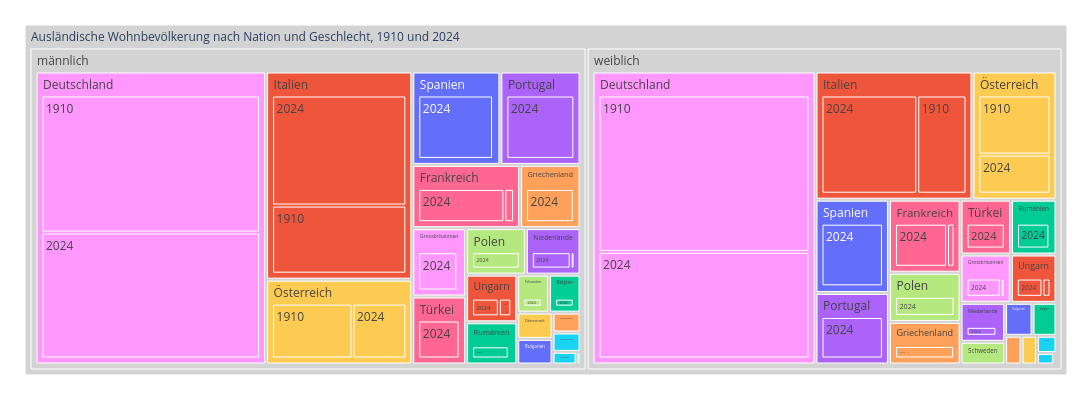

Notebook code cell kept with this figure:
### Markdown cell above
##### Ausländische Wohnbevölkerung nach Nation und Geschlecht

### Code cell
treeMap2= mypy_dv.plot_px_treemap(
    data=myTM.reset_index()
    ,levels=['SexLang','NationHistLang','Jahr_nbr']
    ,values="AnzBestWir"
    ,color="NationHistLang"
    #, color_continuous_scale='Blues'
    ,color_discrete_map={'(?)':'lightgrey', 'Wohnen':'lightblue'}   
    ,height=400
    ,width=1100               
    #,margin_val_bottom=25
    ,myHeaderTitle="Ausländische Wohnbevölkerung nach Nation und Geschlecht, "+str(myTM.reset_index().Jahr_nbr.min()) +" und " +str(myTM.reset_index().Jahr_nbr.max())
)
treeMap2

### Figure 1 — Plotly figure (JSON) as saved in the notebook; plotly's stock layout.template omitted (floating-point values rounded to 4 significant figures)
{"data": [{"branchvalues": "total", "customdata": [["Belgien"], ["Niederlande"], ["Belgien"], ["Griechenland"], ["Belgien"], ["Norwegen"], ["Frankreich"], ["Frankreich"], ["Schweden"], ["Grossbritannien"], ["Österreich"], ["Bulgarien"], ["Grossbritannien"], ["Griechenland"], ["Ungarn"], ["Bulgarien"], ["Rumänien"], ["Portugal"], ["Liechtenstein"], ["Österreich"], ["Norwegen"], ["Niederlande"], ["Luxemburg"], ["Türkei"], ["Ungarn"], ["Portugal"], ["Luxemburg"], ["Rumänien"], ["Grossbritannien"], ["Polen"], ["Deutschland"], ["Frankreich"], ["Dänemark"], ["Bulgarien"], ["Spanien"], ["Spanien"], ["Türkei"], ["Rumänien"], ["Schweden"], ["Polen"], ["Spanien"], ["Liechtenstein"], ["Luxemburg"], ["Italien"], ["Rumänien"], ["Portugal"], ["Griechenland"], ["Deutschland"], ["Ungarn"], ["Norwegen"], ["Deutschland"], ["Frankreich"], ["Niederlande"], ["Luxemburg"], ["Österreich"], ["Ungarn"], ["Schweden"], ["Belgien"], ["Türkei"], ["Dänemark"], ["Spanien"], ["Deutschland"], ["Italien"], ["Dänemark"], ["Italien"], ["Italien"], ["Jugoslawien"], ["Liechtenstein"], ["Grossbritannien"], ["Jugoslawien"], ["Portugal"], ["Norwegen"], ["Liechtenstein"], ["Schweden"], ["Bulgarien"], ["Niederlande"], ["Türkei"], ["Dänemark"], ["Griechenland"], ["Österreich"], ["Belgien"], ["Belgien"], ["Bulgarien"], ["Bulgarien"], ["Deutschland"], ["Deutschland"], ["Dänemark"], ["Dänemark"], ["Frankreich"], ["Frankreich"], ["Griechenland"], ["Griechenland"], ["Grossbritannien"], ["Grossbritannien"], ["Italien"], ["Italien"], ["Jugoslawien"], ["Jugoslawien"], ["Liechtenstein"], ["Liechtenstein"], ["Luxemburg"], ["Luxemburg"], ["Niederlande"], ["Niederlande"], ["Norwegen"], ["Norwegen"], ["Polen"], ["Polen"], ["Portugal"], ["Portugal"], ["Rumänien"], ["Rumänien"], ["Schweden"], ["Schweden"], ["Spanien"], ["Spanien"], ["Türkei"], ["Türkei"], ["Ungarn"], ["Ungarn"], ["Österreich"], ["Österreich"], ["(?)"], ["(?)"], ["(?)"]], "domain": {"x": [0, 1], "y": [0, 1]}, "hovertemplate": "%{label}<br><br>Anzahl:<br>%{value}<extra></extra>", "ids": ["Ausländische Wohnbevölkerung nach Nation und Geschlecht, 1910 und 2024/weiblich/Belgien/1910", "Ausländische Wohnbevölkerung nach Nation und Geschlecht, 1910 und 2024/weiblich/Niederlande/2024", "Ausländische Wohnbevölkerung nach Nation und Geschlecht, 1910 und 2024/männlich/Belgien/2024", "Ausländische Wohnbevölkerung nach Nation und Geschlecht, 1910 und 2024/weiblich/Griechenland/1910", "Ausländische Wohnbevölkerung nach Nation und Geschlecht, 1910 und 2024/männlich/Belgien/1910", "Ausländische Wohnbevölkerung nach Nation und Geschlecht, 1910 und 2024/männlich/Norwegen/2024", "Ausländische Wohnbevölkerung nach Nation und Geschlecht, 1910 und 2024/männlich/Frankreich/2024", "Ausländische Wohnbevölkerung nach Nation und Geschlecht, 1910 und 2024/männlich/Frankreich/1910", "Ausländische Wohnbevölkerung nach Nation und Geschlecht, 1910 und 2024/weiblich/Schweden/2024", "Ausländische Wohnbevölkerung nach Nation und Geschlecht, 1910 und 2024/männlich/Grossbritannien/1910", "Ausländische Wohnbevölkerung nach Nation und Geschlecht, 1910 und 2024/weiblich/Österreich/2024", "Ausländische Wohnbevölkerung nach Nation und Geschlecht, 1910 und 2024/männlich/Bulgarien/1910", "Ausländische Wohnbevölkerung nach Nation und Geschlecht, 1910 und 2024/weiblich/Grossbritannien/1910", "Ausländische Wohnbevölkerung nach Nation und Geschlecht, 1910 und 2024/männlich/Griechenland/2024", "Ausländische Wohnbevölkerung nach Nation und Geschlecht, 1910 und 2024/männlich/Ungarn/1910", "Ausländische Wohnbevölkerung nach Nation und Geschlecht, 1910 und 2024/weiblich/Bulgarien/2024", "Ausländische Wohnbevölkerung nach Nation und Geschlecht, 1910 und 2024/weiblich/Rumänien/2024", "Ausländische Wohnbevölkerung nach Nation und Geschlecht, 1910 und 2024/weiblich/Portugal/1910", "Ausländische Wohnbevölkerung nach Nation und Geschlecht, 1910 und 2024/weiblich/Liechtenstein/2024", "Ausländische Wohnbevölkerung nach Nation und Geschlecht, 1910 und 2024/männlich/Österreich/1910", "Ausländische Wohnbevölkerung nach Nation und Geschlecht, 1910 und 2024/männlich/Norwegen/1910", "Ausländische Wohnbevölkerung nach Nation und Geschlecht, 1910 und 2024/männlich/Niederlande/1910", "Ausländische Wohnbevölkerung nach Nation und Geschlecht, 1910 und 2024/weiblich/Luxemburg/2024", "Ausländische Wohnbevölkerung nach Nation und Geschlecht, 1910 und 2024/männlich/Türkei/2024", "Ausländische Wohnbevölkerung nach Nation und Geschlecht, 1910 und 2024/weiblich/Ungarn/2024", "Ausländische Wohnbevölkerung nach Nation und Geschlecht, 1910 und 2024/männlich/Portugal/1910", "Ausländische Wohnbevölkerung nach Nation und Geschlecht, 1910 und 2024/männlich/Luxemburg/2024", "Ausländische Wohnbevölkerung nach Nation und Geschlecht, 1910 und 2024/männlich/Rumänien/1910", "Ausländische Wohnbevölkerung nach Nation und Geschlecht, 1910 und 2024/weiblich/Grossbritannien/2024", "Ausländische Wohnbevölkerung nach Nation und Geschlecht, 1910 und 2024/männlich/Polen/2024", "Ausländische Wohnbevölkerung nach Nation und Geschlecht, 1910 und 2024/weiblich/Deutschland/1910", "Ausländische Wohnbevölkerung nach Nation und Geschlecht, 1910 und 2024/weiblich/Frankreich/1910", "Ausländische Wohnbevölkerung nach Nation und Geschlecht, 1910 und 2024/weiblich/Dänemark/1910", "Ausländische Wohnbevölkerung nach Nation und Geschlecht, 1910 und 2024/weiblich/Bulgarien/1910", "Ausländische Wohnbevölkerung nach Nation und Geschlecht, 1910 und 2024/männlich/Spanien/1910", "Ausländische Wohnbevölkerung nach Nation und Geschlecht, 1910 und 2024/weiblich/Spanien/1910", "Ausländische Wohnbevölkerung nach Nation und Geschlecht, 1910 und 2024/weiblich/Türkei/2024", "Ausländische Wohnbevölkerung nach Nation und Geschlecht, 1910 und 2024/männlich/Rumänien/2024", "Ausländische Wohnbevölkerung nach Nation und Geschlecht, 1910 und 2024/männlich/Schweden/1910", "Ausländische Wohnbevölkerung nach Nation und Geschlecht, 1910 und 2024/weiblich/Polen/2024", "Ausländische Wohnbevölkerung nach Nation und Geschlecht, 1910 und 2024/männlich/Spanien/2024", "Ausländische Wohnbevölkerung nach Nation und Geschlecht, 1910 und 2024/weiblich/Liechtenstein/1910", "Ausländische Wohnbevölkerung nach Nation und Geschlecht, 1910 und 2024/männlich/Luxemburg/1910", "Ausländische Wohnbevölkerung nach Nation und Geschlecht, 1910 und 2024/weiblich/Italien/2024", "Ausländische Wohnbevölkerung nach Nation und Geschlecht, 1910 und 2024/weiblich/Rumänien/1910", "Ausländische Wohnbevölkerung nach Nation und Geschlecht, 1910 und 2024/männlich/Portugal/2024", "Ausländische Wohnbevölkerung nach Nation und Geschlecht, 1910 und 2024/männlich/Griechenland/1910", "Ausländische Wohnbevölkerung nach Nation und Geschlecht, 1910 und 2024/männlich/Deutschland/1910", "Ausländische Wohnbevölkerung nach Nation und Geschlecht, 1910 und 2024/männlich/Ungarn/2024", "Ausländische Wohnbevölkerung nach Nation und Geschlecht, 1910 und 2024/weiblich/Norwegen/2024", "Ausländische Wohnbevölkerung nach Nation und Geschlecht, 1910 und 2024/männlich/Deutschland/2024", "Ausländische Wohnbevölkerung nach Nation und Geschlecht, 1910 und 2024/weiblich/Frankreich/2024", "Ausländische Wohnbevölkerung nach Nation und Geschlecht, 1910 und 2024/männlich/Niederlande/2024", "Ausländische Wohnbevölkerung nach Nation und Geschlecht, 1910 und 2024/weiblich/Luxemburg/1910", "Ausländische Wohnbevölkerung nach Nation und Geschlecht, 1910 und 2024/männlich/Österreich/2024", "Ausländische Wohnbevölkerung nach Nation und Geschlecht, 1910 und 2024/weiblich/Ungarn/1910", "Ausländische Wohnbevölkerung nach Nation und Geschlecht, 1910 und 2024/weiblich/Schweden/1910", "Ausländische Wohnbevölkerung nach Nation und Geschlecht, 1910 und 2024/weiblich/Belgien/2024", "Ausländische Wohnbevölkerung nach Nation und Geschlecht, 1910 und 2024/männlich/Türkei/1910", "Ausländische Wohnbevölkerung nach Nation und Geschlecht, 1910 und 2024/männlich/Dänemark/2024", "Ausländische Wohnbevölkerung nach Nation und Geschlecht, 1910 und 2024/weiblich/Spanien/2024", "Ausländische Wohnbevölkerung nach Nation und Geschlecht, 1910 und 2024/weiblich/Deutschland/2024", "Ausländische Wohnbevölkerung nach Nation und Geschlecht, 1910 und 2024/weiblich/Italien/1910", "Ausländische Wohnbevölkerung nach Nation und Geschlecht, 1910 und 2024/männlich/Dänemark/1910", "Ausländische Wohnbevölkerung nach Nation und Geschlecht, 1910 und 2024/männlich/Italien/2024", "Ausländische Wohnbevölkerung nach Nation und Geschlecht, 1910 und 2024/männlich/Italien/1910", "Ausländische Wohnbevölkerung nach Nation und Geschlecht, 1910 und 2024/weiblich/Jugoslawien/1910", "Ausländische Wohnbevölkerung nach Nation und Geschlecht, 1910 und 2024/männlich/Liechtenstein/2024", "Ausländische Wohnbevölkerung nach Nation und Geschlecht, 1910 und 2024/männlich/Grossbritannien/2024", "Ausländische Wohnbevölkerung nach Nation und Geschlecht, 1910 und 2024/männlich/Jugoslawien/1910", "Ausländische Wohnbevölkerung nach Nation und Geschlecht, 1910 und 2024/weiblich/Portugal/2024", "Ausländische Wohnbevölkerung nach Nation und Geschlecht, 1910 und 2024/weiblich/Norwegen/1910", "Ausländische Wohnbevölkerung nach Nation und Geschlecht, 1910 und 2024/männlich/Liechtenstein/1910", "Ausländische Wohnbevölkerung nach Nation und Geschlecht, 1910 und 2024/männlich/Schweden/2024", "Ausländische Wohnbevölkerung nach Nation und Geschlecht, 1910 und 2024/männlich/Bulgarien/2024", "Ausländische Wohnbevölkerung nach Nation und Geschlecht, 1910 und 2024/weiblich/Niederlande/1910", "Ausländische Wohnbevölkerung nach Nation und Geschlecht, 1910 und 2024/weiblich/Türkei/1910", "Ausländische Wohnbevölkerung nach Nation und Geschlecht, 1910 und 2024/weiblich/Dänemark/2024", "Ausländische Wohnbevölkerung nach Nation und Geschlecht, 1910 und 2024/weiblich/Griechenland/2024", "Ausländische Wohnbevölkerung nach Nation und Geschlecht, 1910 und 2024/weiblich/Österreich/1910", "Ausländische Wohnbevölkerung nach Nation und Geschlecht, 1910 und 2024/männlich/Belgien", "Ausländische Wohnbevölkerung nach Nation und Geschlecht, 1910 und 2024/weiblich/Belgien", "Ausländische Wohnbevölkerung nach Nation und Geschlecht, 1910 und 2024/männlich/Bulgarien", "Ausländische Wohnbevölkerung nach Nation und Geschlecht, 1910 und 2024/weiblich/Bulgarien", "Ausländische Wohnbevölkerung nach Nation und Geschlecht, 1910 und 2024/männlich/Deutschland", "Ausländische Wohnbevölkerung nach Nation und Geschlecht, 1910 und 2024/weiblich/Deutschland", "Ausländische Wohnbevölkerung nach Nation und Geschlecht, 1910 und 2024/männlich/Dänemark", "Ausländische Wohnbevölkerung nach Nation und Geschlecht, 1910 und 2024/weiblich/Dänemark", "Ausländische Wohnbevölkerung nach Nation und Geschlecht, 1910 und 2024/männlich/Frankreich", "Ausländische Wohnbevölkerung nach Nation und Geschlecht, 1910 und 2024/weiblich/Frankreich", "Ausländische Wohnbevölkerung nach Nation und Geschlecht, 1910 und 2024/männlich/Griechenland", "Ausländische Wohnbevölkerung nach Nation und Geschlecht, 1910 und 2024/weiblich/Griechenland", "Ausländische Wohnbevölkerung nach Nation und Geschlecht, 1910 und 2024/männlich/Grossbritannien", "Ausländische Wohnbevölkerung nach Nation und Geschlecht, 1910 und 2024/weiblich/Grossbritannien", "Ausländische Wohnbevölkerung nach Nation und Geschlecht, 1910 und 2024/männlich/Italien", "Ausländische Wohnbevölkerung nach Nation und Geschlecht, 1910 und 2024/weiblich/Italien", "Ausländische Wohnbevölkerung nach Nation und Geschlecht, 1910 und 2024/männlich/Jugoslawien", "Ausländische Wohnbevölkerung nach Nation und Geschlecht, 1910 und 2024/weiblich/Jugoslawien", "Ausländische Wohnbevölkerung nach Nation und Geschlecht, 1910 und 2024/männlich/Liechtenstein", "Ausländische Wohnbevölkerung nach Nation und Geschlecht, 1910 und 2024/weiblich/Liechtenstein", "Ausländische Wohnbevölkerung nach Nation und Geschlecht, 1910 und 2024/männlich/Luxemburg", "Ausländische Wohnbevölkerung nach Nation und Geschlecht, 1910 und 2024/weiblich/Luxemburg", "Ausländische Wohnbevölkerung nach Nation und Geschlecht, 1910 und 2024/männlich/Niederlande", "Ausländische Wohnbevölkerung nach Nation und Geschlecht, 1910 und 2024/weiblich/Niederlande", "Ausländische Wohnbevölkerung nach Nation und Geschlecht, 1910 und 2024/männlich/Norwegen", "Ausländische Wohnbevölkerung nach Nation und Geschlecht, 1910 und 2024/weiblich/Norwegen", "Ausländische Wohnbevölkerung nach Nation und Geschlecht, 1910 und 2024/männlich/Polen", "Ausländische Wohnbevölkerung nach Nation und Geschlecht, 1910 und 2024/weiblich/Polen", "Ausländische Wohnbevölkerung nach Nation und Geschlecht, 1910 und 2024/männlich/Portugal", "Ausländische Wohnbevölkerung nach Nation und Geschlecht, 1910 und 2024/weiblich/Portugal", "Ausländische Wohnbevölkerung nach Nation und Geschlecht, 1910 und 2024/männlich/Rumänien", "Ausländische Wohnbevölkerung nach Nation und Geschlecht, 1910 und 2024/weiblich/Rumänien", "Ausländische Wohnbevölkerung nach Nation und Geschlecht, 1910 und 2024/männlich/Schweden", "Ausländische Wohnbevölkerung nach Nation und Geschlecht, 1910 und 2024/weiblich/Schweden", "Ausländische Wohnbevölkerung nach Nation und Geschlecht, 1910 und 2024/männlich/Spanien", "Ausländische Wohnbevölkerung nach Nation und Geschlecht, 1910 und 2024/weiblich/Spanien", "Ausländische Wohnbevölkerung nach Nation und Geschlecht, 1910 und 2024/männlich/Türkei", "Ausländische Wohnbevölkerung nach Nation und Geschlecht, 1910 und 2024/weiblich/Türkei", "Ausländische Wohnbevölkerung nach Nation und Geschlecht, 1910 und 2024/männlich/Ungarn", "Ausländische Wohnbevölkerung nach Nation und Geschlecht, 1910 und 2024/weiblich/Ungarn", "Ausländische Wohnbevölkerung nach Nation und Geschlecht, 1910 und 2024/männlich/Österreich", "Ausländische Wohnbevölkerung nach Nation und Geschlecht, 1910 und 2024/weiblich/Österreich", "Ausländische Wohnbevölkerung nach Nation und Geschlecht, 1910 und 2024/männlich", "Ausländische Wohnbevölkerung nach Nation und Geschlecht, 1910 und 2024/weiblich", "Ausländische Wohnbevölkerung nach Nation und Geschlecht, 1910 und 2024"], "labels": ["1910", "2024", "2024", "1910", "1910", "2024", "2024", "1910", "2024", "1910", "2024", "1910", "1910", "2024", "1910", "2024", "2024", "1910", "2024", "1910", "1910", "1910", "2024", "2024", "2024", "1910", "2024", "1910", "2024", "2024", "1910", "1910", "1910", "1910", "1910", "1910", "2024", "2024", "1910", "2024", "2024", "1910", "1910", "2024", "1910", "2024", "1910", "1910", "2024", "2024", "2024", "2024", "2024", "1910", "2024", "1910", "1910", "2024", "1910", "2024", "2024", "2024", "1910", "1910", "2024", "1910", "1910", "2024", "2024", "1910", "2024", "1910", "1910", "2024", "2024", "1910", "1910", "2024", "2024", "1910", "Belgien", "Belgien", "Bulgarien", "Bulgarien", "Deutschland", "Deutschland", "Dänemark", "Dänemark", "Frankreich", "Frankreich", "Griechenland", "Griechenland", "Grossbritannien", "Grossbritannien", "Italien", "Italien", "Jugoslawien", "Jugoslawien", "Liechtenstein", "Liechtenstein", "Luxemburg", "Luxemburg", "Niederlande", "Niederlande", "Norwegen", "Norwegen", "Polen", "Polen", "Portugal", "Portugal", "Rumänien", "Rumänien", "Schweden", "Schweden", "Spanien", "Spanien", "Türkei", "Türkei", "Ungarn", "Ungarn", "Österreich", "Österreich", "männlich", "weiblich", "Ausländische Wohnbevölkerung nach Nation und Geschlecht, 1910 und 2024"], "marker": {"colors": ["#00cc96", "#ab63fa", "#00cc96", "#FFA15A", "#00cc96", "#19d3f3", "#FF6692", "#FF6692", "#B6E880", "#FF97FF", "#FECB52", "#636efa", "#FF97FF", "#FFA15A", "#EF553B", "#636efa", "#00cc96", "#ab63fa", "#FFA15A", "#FECB52", "#19d3f3", "#ab63fa", "#19d3f3", "#FF6692", "#EF553B", "#ab63fa", "#19d3f3", "#00cc96", "#FF97FF", "#B6E880", "#FF97FF", "#FF6692", "#FECB52", "#636efa", "#636efa", "#636efa", "#FF6692", "#00cc96", "#B6E880", "#B6E880", "#636efa", "#FFA15A", "#19d3f3", "#EF553B", "#00cc96", "#ab63fa", "#FFA15A", "#FF97FF", "#EF553B", "#19d3f3", "#FF97FF", "#FF6692", "#ab63fa", "#19d3f3", "#FECB52", "#EF553B", "#B6E880", "#00cc96", "#FF6692", "#FECB52", "#636efa", "#FF97FF", "#EF553B", "#FECB52", "#EF553B", "#EF553B", "#00cc96", "#FFA15A", "#FF97FF", "#00cc96", "#ab63fa", "#19d3f3", "#FFA15A", "#B6E880", "#636efa", "#ab63fa", "#FF6692", "#FECB52", "#FFA15A", "#FECB52", "#00cc96", "#00cc96", "#636efa", "#636efa", "#FF97FF", "#FF97FF", "#FECB52", "#FECB52", "#FF6692", "#FF6692", "#FFA15A", "#FFA15A", "#FF97FF", "#FF97FF", "#EF553B", "#EF553B", "#00cc96", "#00cc96", "#FFA15A", "#FFA15A", "#19d3f3", "#19d3f3", "#ab63fa", "#ab63fa", "#19d3f3", "#19d3f3", "#B6E880", "#B6E880", "#ab63fa", "#ab63fa", "#00cc96", "#00cc96", "#B6E880", "#B6E880", "#636efa", "#636efa", "#FF6692", "#FF6692", "#EF553B", "#EF553B", "#FECB52", "#FECB52", "lightgrey", "lightgrey", "lightgrey"]}, "name": "", "parents": ["Ausländische Wohnbevölkerung nach Nation und Geschlecht, 1910 und 2024/weiblich/Belgien", "Ausländische Wohnbevölkerung nach Nation und Geschlecht, 1910 und 2024/weiblich/Niederlande", "Ausländische Wohnbevölkerung nach Nation und Geschlecht, 1910 und 2024/männlich/Belgien", "Ausländische Wohnbevölkerung nach Nation und Geschlecht, 1910 und 2024/weiblich/Griechenland", "Ausländische Wohnbevölkerung nach Nation und Geschlecht, 1910 und 2024/männlich/Belgien", "Ausländische Wohnbevölkerung nach Nation und Geschlecht, 1910 und 2024/männlich/Norwegen", "Ausländische Wohnbevölkerung nach Nation und Geschlecht, 1910 und 2024/männlich/Frankreich", "Ausländische Wohnbevölkerung nach Nation und Geschlecht, 1910 und 2024/männlich/Frankreich", "Ausländische Wohnbevölkerung nach Nation und Geschlecht, 1910 und 2024/weiblich/Schweden", "Ausländische Wohnbevölkerung nach Nation und Geschlecht, 1910 und 2024/männlich/Grossbritannien", "Ausländische Wohnbevölkerung nach Nation und Geschlecht, 1910 und 2024/weiblich/Österreich", "Ausländische Wohnbevölkerung nach Nation und Geschlecht, 1910 und 2024/männlich/Bulgarien", "Ausländische Wohnbevölkerung nach Nation und Geschlecht, 1910 und 2024/weiblich/Grossbritannien", "Ausländische Wohnbevölkerung nach Nation und Geschlecht, 1910 und 2024/männlich/Griechenland", "Ausländische Wohnbevölkerung nach Nation und Geschlecht, 1910 und 2024/männlich/Ungarn", "Ausländische Wohnbevölkerung nach Nation und Geschlecht, 1910 und 2024/weiblich/Bulgarien", "Ausländische Wohnbevölkerung nach Nation und Geschlecht, 1910 und 2024/weiblich/Rumänien", "Ausländische Wohnbevölkerung nach Nation und Geschlecht, 1910 und 2024/weiblich/Portugal", "Ausländische Wohnbevölkerung nach Nation und Geschlecht, 1910 und 2024/weiblich/Liechtenstein", "Ausländische Wohnbevölkerung nach Nation und Geschlecht, 1910 und 2024/männlich/Österreich", "Ausländische Wohnbevölkerung nach Nation und Geschlecht, 1910 und 2024/männlich/Norwegen", "Ausländische Wohnbevölkerung nach Nation und Geschlecht, 1910 und 2024/männlich/Niederlande", "Ausländische Wohnbevölkerung nach Nation und Geschlecht, 1910 und 2024/weiblich/Luxemburg", "Ausländische Wohnbevölkerung nach Nation und Geschlecht, 1910 und 2024/männlich/Türkei", "Ausländische Wohnbevölkerung nach Nation und Geschlecht, 1910 und 2024/weiblich/Ungarn", "Ausländische Wohnbevölkerung nach Nation und Geschlecht, 1910 und 2024/männlich/Portugal", "Ausländische Wohnbevölkerung nach Nation und Geschlecht, 1910 und 2024/männlich/Luxemburg", "Ausländische Wohnbevölkerung nach Nation und Geschlecht, 1910 und 2024/männlich/Rumänien", "Ausländische Wohnbevölkerung nach Nation und Geschlecht, 1910 und 2024/weiblich/Grossbritannien", "Ausländische Wohnbevölkerung nach Nation und Geschlecht, 1910 und 2024/männlich/Polen", "Ausländische Wohnbevölkerung nach Nation und Geschlecht, 1910 und 2024/weiblich/Deutschland", "Ausländische Wohnbevölkerung nach Nation und Geschlecht, 1910 und 2024/weiblich/Frankreich", "Ausländische Wohnbevölkerung nach Nation und Geschlecht, 1910 und 2024/weiblich/Dänemark", "Ausländische Wohnbevölkerung nach Nation und Geschlecht, 1910 und 2024/weiblich/Bulgarien", "Ausländische Wohnbevölkerung nach Nation und Geschlecht, 1910 und 2024/männlich/Spanien", "Ausländische Wohnbevölkerung nach Nation und Geschlecht, 1910 und 2024/weiblich/Spanien", "Ausländische Wohnbevölkerung nach Nation und Geschlecht, 1910 und 2024/weiblich/Türkei", "Ausländische Wohnbevölkerung nach Nation und Geschlecht, 1910 und 2024/männlich/Rumänien", "Ausländische Wohnbevölkerung nach Nation und Geschlecht, 1910 und 2024/männlich/Schweden", "Ausländische Wohnbevölkerung nach Nation und Geschlecht, 1910 und 2024/weiblich/Polen", "Ausländische Wohnbevölkerung nach Nation und Geschlecht, 1910 und 2024/männlich/Spanien", "Ausländische Wohnbevölkerung nach Nation und Geschlecht, 1910 und 2024/weiblich/Liechtenstein", "Ausländische Wohnbevölkerung nach Nation und Geschlecht, 1910 und 2024/männlich/Luxemburg", "Ausländische Wohnbevölkerung nach Nation und Geschlecht, 1910 und 2024/weiblich/Italien", "Ausländische Wohnbevölkerung nach Nation und Geschlecht, 1910 und 2024/weiblich/Rumänien", "Ausländische Wohnbevölkerung nach Nation und Geschlecht, 1910 und 2024/männlich/Portugal", "Ausländische Wohnbevölkerung nach Nation und Geschlecht, 1910 und 2024/männlich/Griechenland", "Ausländische Wohnbevölkerung nach Nation und Geschlecht, 1910 und 2024/männlich/Deutschland", "Ausländische Wohnbevölkerung nach Nation und Geschlecht, 1910 und 2024/männlich/Ungarn", "Ausländische Wohnbevölkerung nach Nation und Geschlecht, 1910 und 2024/weiblich/Norwegen", "Ausländische Wohnbevölkerung nach Nation und Geschlecht, 1910 und 2024/männlich/Deutschland", "Ausländische Wohnbevölkerung nach Nation und Geschlecht, 1910 und 2024/weiblich/Frankreich", "Ausländische Wohnbevölkerung nach Nation und Geschlecht, 1910 und 2024/männlich/Niederlande", "Ausländische Wohnbevölkerung nach Nation und Geschlecht, 1910 und 2024/weiblich/Luxemburg", "Ausländische Wohnbevölkerung nach Nation und Geschlecht, 1910 und 2024/männlich/Österreich", "Ausländische Wohnbevölkerung nach Nation und Geschlecht, 1910 und 2024/weiblich/Ungarn", "Ausländische Wohnbevölkerung nach Nation und Geschlecht, 1910 und 2024/weiblich/Schweden", "Ausländische Wohnbevölkerung nach Nation und Geschlecht, 1910 und 2024/weiblich/Belgien", "Ausländische Wohnbevölkerung nach Nation und Geschlecht, 1910 und 2024/männlich/Türkei", "Ausländische Wohnbevölkerung nach Nation und Geschlecht, 1910 und 2024/männlich/Dänemark", "Ausländische Wohnbevölkerung nach Nation und Geschlecht, 1910 und 2024/weiblich/Spanien", "Ausländische Wohnbevölkerung nach Nation und Geschlecht, 1910 und 2024/weiblich/Deutschland", "Ausländische Wohnbevölkerung nach Nation und Geschlecht, 1910 und 2024/weiblich/Italien", "Ausländische Wohnbevölkerung nach Nation und Geschlecht, 1910 und 2024/männlich/Dänemark", "Ausländische Wohnbevölkerung nach Nation und Geschlecht, 1910 und 2024/männlich/Italien", "Ausländische Wohnbevölkerung nach Nation und Geschlecht, 1910 und 2024/männlich/Italien", "Ausländische Wohnbevölkerung nach Nation und Geschlecht, 1910 und 2024/weiblich/Jugoslawien", "Ausländische Wohnbevölkerung nach Nation und Geschlecht, 1910 und 2024/männlich/Liechtenstein", "Ausländische Wohnbevölkerung nach Nation und Geschlecht, 1910 und 2024/männlich/Grossbritannien", "Ausländische Wohnbevölkerung nach Nation und Geschlecht, 1910 und 2024/männlich/Jugoslawien", "Ausländische Wohnbevölkerung nach Nation und Geschlecht, 1910 und 2024/weiblich/Portugal", "Ausländische Wohnbevölkerung nach Nation und Geschlecht, 1910 und 2024/weiblich/Norwegen", "Ausländische Wohnbevölkerung nach Nation und Geschlecht, 1910 und 2024/männlich/Liechtenstein", "Ausländische Wohnbevölkerung nach Nation und Geschlecht, 1910 und 2024/männlich/Schweden", "Ausländische Wohnbevölkerung nach Nation und Geschlecht, 1910 und 2024/männlich/Bulgarien", "Ausländische Wohnbevölkerung nach Nation und Geschlecht, 1910 und 2024/weiblich/Niederlande", "Ausländische Wohnbevölkerung nach Nation und Geschlecht, 1910 und 2024/weiblich/Türkei", "Ausländische Wohnbevölkerung nach Nation und Geschlecht, 1910 und 2024/weiblich/Dänemark", "Ausländische Wohnbevölkerung nach Nation und Geschlecht, 1910 und 2024/weiblich/Griechenland", "Ausländische Wohnbevölkerung nach Nation und Geschlecht, 1910 und 2024/weiblich/Österreich", "Ausländische Wohnbevölkerung nach Nation und Geschlecht, 1910 und 2024/männlich", "Ausländische Wohnbevölkerung nach Nation und Geschlecht, 1910 und 2024/weiblich", "Ausländische Wohnbevölkerung nach Nation und Geschlecht, 1910 und 2024/männlich", "Ausländische Wohnbevölkerung nach Nation und Geschlecht, 1910 und 2024/weiblich", "Ausländische Wohnbevölkerung nach Nation und Geschlecht, 1910 und 2024/männlich", "Ausländische Wohnbevölkerung nach Nation und Geschlecht, 1910 und 2024/weiblich", "Ausländische Wohnbevölkerung nach Nation und Geschlecht, 1910 und 2024/männlich", "Ausländische Wohnbevölkerung nach Nation und Geschlecht, 1910 und 2024/weiblich", "Ausländische Wohnbevölkerung nach Nation und Geschlecht, 1910 und 2024/männlich", "Ausländische Wohnbevölkerung nach Nation und Geschlecht, 1910 und 2024/weiblich", "Ausländische Wohnbevölkerung nach Nation und Geschlecht, 1910 und 2024/männlich", "Ausländische Wohnbevölkerung nach Nation und Geschlecht, 1910 und 2024/weiblich", "Ausländische Wohnbevölkerung nach Nation und Geschlecht, 1910 und 2024/männlich", "Ausländische Wohnbevölkerung nach Nation und Geschlecht, 1910 und 2024/weiblich", "Ausländische Wohnbevölkerung nach Nation und Geschlecht, 1910 und 2024/männlich", "Ausländische Wohnbevölkerung nach Nation und Geschlecht, 1910 und 2024/weiblich", "Ausländische Wohnbevölkerung nach Nation und Geschlecht, 1910 und 2024/männlich", "Ausländische Wohnbevölkerung nach Nation und Geschlecht, 1910 und 2024/weiblich", "Ausländische Wohnbevölkerung nach Nation und Geschlecht, 1910 und 2024/männlich", "Ausländische Wohnbevölkerung nach Nation und Geschlecht, 1910 und 2024/weiblich", "Ausländische Wohnbevölkerung nach Nation und Geschlecht, 1910 und 2024/männlich", "Ausländische Wohnbevölkerung nach Nation und Geschlecht, 1910 und 2024/weiblich", "Ausländische Wohnbevölkerung nach Nation und Geschlecht, 1910 und 2024/männlich", "Ausländische Wohnbevölkerung nach Nation und Geschlecht, 1910 und 2024/weiblich", "Ausländische Wohnbevölkerung nach Nation und Geschlecht, 1910 und 2024/männlich", "Ausländische Wohnbevölkerung nach Nation und Geschlecht, 1910 und 2024/weiblich", "Ausländische Wohnbevölkerung nach Nation und Geschlecht, 1910 und 2024/männlich", "Ausländische Wohnbevölkerung nach Nation und Geschlecht, 1910 und 2024/weiblich", "Ausländische Wohnbevölkerung nach Nation und Geschlecht, 1910 und 2024/männlich", "Ausländische Wohnbevölkerung nach Nation und Geschlecht, 1910 und 2024/weiblich", "Ausländische Wohnbevölkerung nach Nation und Geschlecht, 1910 und 2024/männlich", "Ausländische Wohnbevölkerung nach Nation und Geschlecht, 1910 und 2024/weiblich", "Ausländische Wohnbevölkerung nach Nation und Geschlecht, 1910 und 2024/männlich", "Ausländische Wohnbevölkerung nach Nation und Geschlecht, 1910 und 2024/weiblich", "Ausländische Wohnbevölkerung nach Nation und Geschlecht, 1910 und 2024/männlich", "Ausländische Wohnbevölkerung nach Nation und Geschlecht, 1910 und 2024/weiblich", "Ausländische Wohnbevölkerung nach Nation und Geschlecht, 1910 und 2024/männlich", "Ausländische Wohnbevölkerung nach Nation und Geschlecht, 1910 und 2024/weiblich", "Ausländische Wohnbevölkerung nach Nation und Geschlecht, 1910 und 2024/männlich", "Ausländische Wohnbevölkerung nach Nation und Geschlecht, 1910 und 2024/weiblich", "Ausländische Wohnbevölkerung nach Nation und Geschlecht, 1910 und 2024/männlich", "Ausländische Wohnbevölkerung nach Nation und Geschlecht, 1910 und 2024/weiblich", "Ausländische Wohnbevölkerung nach Nation und Geschlecht, 1910 und 2024", "Ausländische Wohnbevölkerung nach Nation und Geschlecht, 1910 und 2024", ""], "root": {"color": "grey"}, "type": "treemap", "values": [35, 870, 622, 12, 29, 136, 3332, 377, 530, 133, 2342, 35, 143, 2047, 421, 483, 1318, 2, 189, 4044, 30, 126, 173, 1965, 916, 15, 277, 76, 1183, 1512, 21213, 364, 42, 11, 80, 40, 1500, 1099, 42, 1925, 4399, 68, 18, 7260, 45, 4061, 34, 19160, 906, 103, 17614, 2494, 1258, 10, 2707, 289, 22, 397, 26, 251, 3703, 14477, 3732, 253, 10232, 6333, 16, 220, 1869, 27, 2868, 3, 83, 616, 457, 78, 12, 202, 1653, 3543, 651, 432, 492, 494, 36774, 35690, 504, 244, 3709, 2858, 2081, 1665, 2002, 1326, 16565, 10992, 27, 16, 303, 257, 295, 183, 1384, 948, 166, 106, 1512, 1925, 4076, 2870, 1175, 1363, 658, 552, 4479, 3743, 1991, 1512, 1327, 1205, 6751, 5885, 86922, 74266, 161188]}], "layout": {"height": 400, "legend": {"tracegroupgap": 0}, "margin": {"b": 25, "l": 25, "r": 25, "t": 25}, "width": 1100}}
